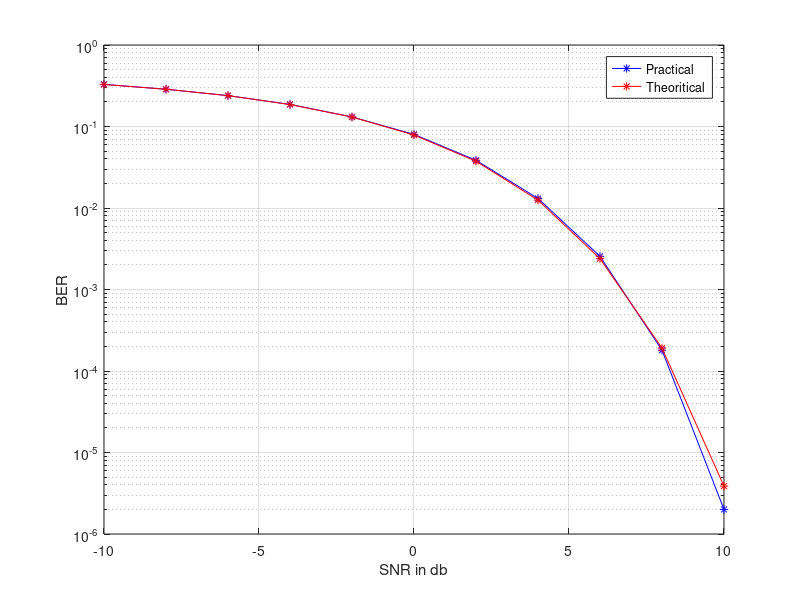

MATLAB code to generate this figure: (Note: this script raises an error after producing the figure.)
clear all;
close all;

SNR_dB = -10:2:10;          % SNR values in dB
SNR_ln = 10.^(SNR_dB/10);   % SNR values in linear scale
BER = [0.3288 0.2866 0.2392 0.1867 0.131 0.08 0.0385 0.0131 0.00255 0.00018 2e-6]
figure;
prac = semilogy(SNR_dB, BER, 'b*-');
hold on;
theoritical = semilogy(SNR_dB, 0.5*erfc(sqrt(SNR_ln)), 'r*-');


xlabel('SNR in db');
ylabel('BER');
legend([prac theoritical],'Practical','Theoritical');
grid on;
datacursormode on;
